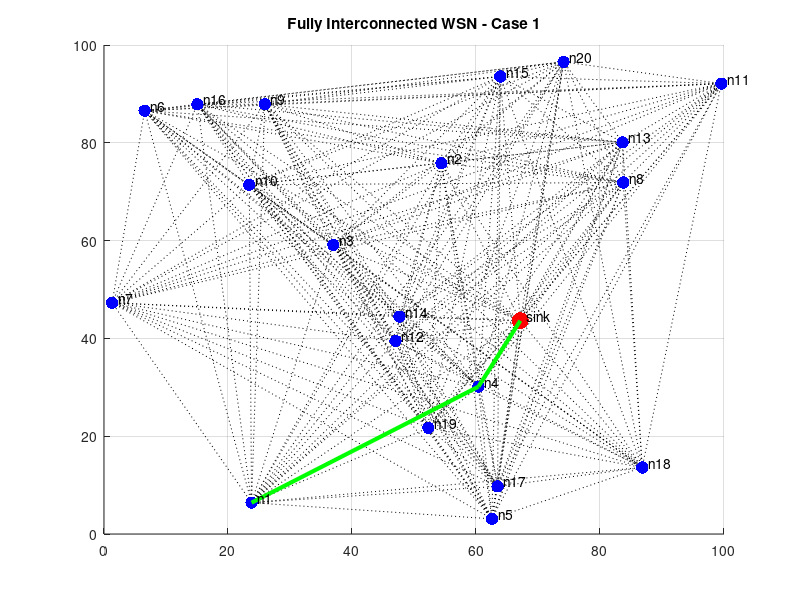
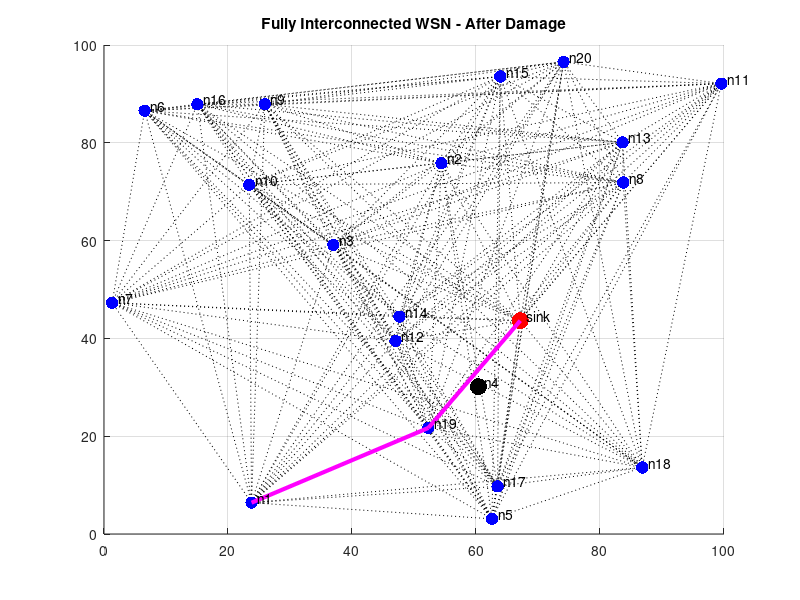

The MATLAB source for these figures, in order:
clc;
clear;
close all;

N = 21;
area = 100;
sink_id = N;

rng(3);

nodes = area * rand(N,2);

node_names = cell(N,1);
for i = 1:N-1
    node_names{i} = ['n' num2str(i)];
end
node_names{N} = 'sink';




















%% -------- COMPLETE GRAPH (ALL CONNECTED) ----------
A = zeros(N);

for i = 1:N
    for j = 1:N
        if i ~= j
            A(i,j) = sqrt((nodes(i,1)-nodes(j,1))^2 + ...
                          (nodes(i,2)-nodes(j,2))^2);
        else
            A(i,j) = inf;
        end
    end
end

source_id = 1;

% ? Remove direct source ? sink link to force multi-hop
A(source_id, sink_id) = inf;
A(sink_id, source_id) = inf;

fprintf('=========== CASE 1: NORMAL ROUTING ===========\n');

%% -------- DIJKSTRA ----------
visited = false(1,N);
dist = inf(1,N);
prev = zeros(1,N);
dist(source_id) = 0;

for i = 1:N
    temp = dist;
    temp(visited) = inf;
    [~, u] = min(temp);
    visited(u) = true;

    for v = 1:N
        if ~visited(v)
            alt = dist(u) + A(u,v);
            if alt < dist(v)
                dist(v) = alt;
                prev(v) = u;
            end
        end
    end
end

%% -------- GET PATH ----------
path = [];
target = sink_id;

while target ~= 0
    path = [target path];
    target = prev(target);
end

fprintf('Shortest Path:\n');
for i = 1:length(path)-1
    fprintf('%s -> ', node_names{path(i)});
end
fprintf('%s\n', node_names{path(end)});

%% -------- GRAPH ----------
figure;
hold on;
grid on;
title('Fully Interconnected WSN - Case 1');

% Plot all links
for i = 1:N
    for j = i+1:N
        plot([nodes(i,1) nodes(j,1)], ...
             [nodes(i,2) nodes(j,2)], 'k:');
    end
end

% Plot nodes
scatter(nodes(1:N-1,1), nodes(1:N-1,2), 80, 'b', 'filled');
scatter(nodes(sink_id,1), nodes(sink_id,2), 150, 'r', 'filled');

% Highlight shortest path
for i = 1:length(path)-1
    plot([nodes(path(i),1) nodes(path(i+1),1)], ...
         [nodes(path(i),2) nodes(path(i+1),2)], ...
         'g','LineWidth',3);
end

text(nodes(:,1)+1, nodes(:,2)+1, node_names);
hold off;

%% -------- CASE 2: DAMAGE ----------
fprintf('\n=========== CASE 2: DAMAGED NODE ===========\n');

damaged_node = path(2);
fprintf('Damaged Node: %s\n', node_names{damaged_node});

A(damaged_node,:) = inf;
A(:,damaged_node) = inf;

visited = false(1,N);
dist = inf(1,N);
prev = zeros(1,N);
dist(source_id) = 0;

for i = 1:N
    temp = dist;
    temp(visited) = inf;
    [~, u] = min(temp);
    visited(u) = true;

    for v = 1:N
        if ~visited(v)
            alt = dist(u) + A(u,v);
            if alt < dist(v)
                dist(v) = alt;
                prev(v) = u;
            end
        end
    end
end

new_path = [];
target = sink_id;

while target ~= 0
    new_path = [target new_path];
    target = prev(target);
end

fprintf('New Shortest Path:\n');
for i = 1:length(new_path)-1
    fprintf('%s -> ', node_names{new_path(i)});
end
fprintf('%s\n', node_names{new_path(end)});

%% -------- GRAPH AFTER DAMAGE ----------
figure;
hold on;
grid on;
title('Fully Interconnected WSN - After Damage');

for i = 1:N
    for j = i+1:N
        if A(i,j) < inf
            plot([nodes(i,1) nodes(j,1)], ...
                 [nodes(i,2) nodes(j,2)], 'k:');
        end
    end
end

scatter(nodes(1:N-1,1), nodes(1:N-1,2), 80, 'b', 'filled');
scatter(nodes(sink_id,1), nodes(sink_id,2), 150, 'r', 'filled');
scatter(nodes(damaged_node,1), nodes(damaged_node,2), 150, 'k', 'filled');

for i = 1:length(new_path)-1
    plot([nodes(new_path(i),1) nodes(new_path(i+1),1)], ...
         [nodes(new_path(i),2) nodes(new_path(i+1),2)], ...
         'm','LineWidth',3);
end

text(nodes(:,1)+1, nodes(:,2)+1, node_names);
hold off;
